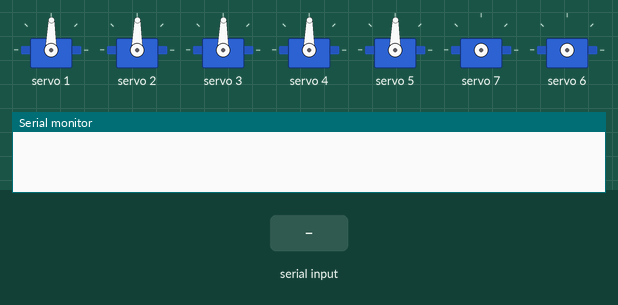
Bench run of a sketch on a simulated Arduino Uno, built with avr-gcc and run on an emulated ATmega328P. Parts: 7 × servo, the last lines printed to the serial monitor. The inputs (shaded band) are chosen by the test bench.

Above: at 1.7 s.
1.8 s: "?" received over Serial
At 3.0 s:
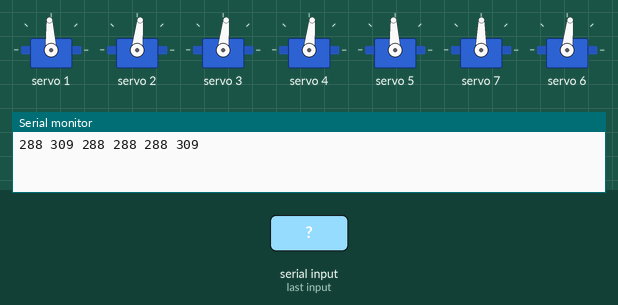
3.3 s: "?" received over Serial
At 4.2 s:
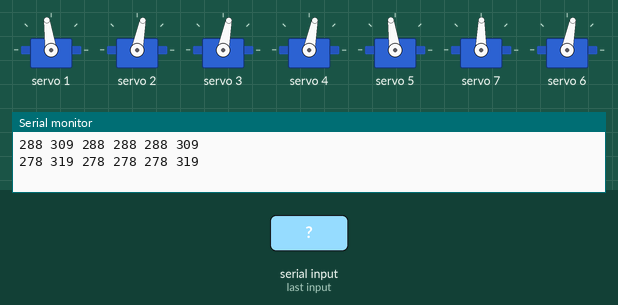
Timing chart, 0 to 6.3 s (numbered marks = the images above; inputs shaded):
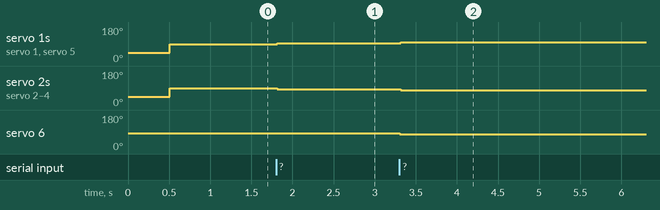

Measured:
- after the input at 1.8 s, servo 1, servo 5: 89° → 93° at once; servo 2–4: 89° → 84° at once
- after the input at 3.3 s, servo 1, servo 5: 93° → 98° at once; servo 2–4, servo 6: 84° → 79° at once

The sketch:

slowMotorsAlmostFin.ino
```cpp
// set this to the hardware serial port you wish to use
//1.0001.5001.9001.0001.0001.000?
//pwm values.(1200-1700) low:245.76 middle: 307.2 high: 348.16
//#define HWSERIAL Serial1
#include <Wire.h>
#include <Adafruit_PWMServoDriver.h>

float forward_back[6] = {-1, -1, 0, 1, 1, 0};
Adafruit_PWMServoDriver pwm = Adafruit_PWMServoDriver();
String str1 = "";
float motors[6]       = {0, 0, 0, 0, 0, 0};
float motorsSlow[6]   = {0, 0, 0, 0, 0, 0};
float strafe[6]       = {1, -1, 0, -1, 1, 0};
float turn[6]         = {1, -1, 0, 1, -1, 0};
float rollL[6]         = {0, 0, -1, 0, 0, -1};
float rollR[6]         = {0, 0, 1, 0, 0, 1};
float up_down[6]      = {0, 0, 1, 0, 0, -1};


//------------PCA VALUE CALCULATIONS----------------
//PCA VALUE = (micro-seconds you are trying to send)/(20,000 micro-seconds)*(4096)

float pwmHigh = 2000.0/20000*4096.0;
float pwmMid = (1500.0/20000*4096.0)-8.0;
float pwmLow = 1000.0/20000*4096.0;
float pwmRange = (pwmHigh - pwmLow)/2;
bool hasBeenArmed = true;
bool arming = false;
float armingCounter = 0;

//-------------------------------------------------

/////////
//for servos: a 1 degree increase is equal to a 5 micro-second pulse increase
/////////

void setup() {
  Serial.begin(9600);
//  HWSERIAL.begin(9600);
  pwm.begin();
  pwm.setPWMFreq(50);  // This is the maximum PWM frequency
  Wire.setClock(200000);

  //arm esc's
  //delay(5000);
  armESCs(pwmLow);
  delay(500);
  armESCs(pwmMid);

}

void armESCs(int x){
    for (int i = 1; i < 6; i++){pwm.setPWM(i,0, x);};
}

void loop() {


  //pwm.setPWM(8,0,2000);   //Servo marked #3 Spin left Right
  //pwm.setPWM(9,0,pwmHigh);   //Servo marked #4 Open/Close arm movements
  //pwm.setPWM(10,0,pwmHigh);  //Servo marked #1. Posterior Left Side Parallel Servo
  //pwm.setPWM(11,0,pwmHigh);  //Servo marked #2. Posterior Right Side Parallel Servo (Unverified)


  int incomingByte;
  if (Serial.available() > 0) {
    incomingByte = Serial.read(); ////STEP #1: READ INCOMING MESSAGE, BYTE BY BYTE
    if (incomingByte == '?'){ //IF END OF MESSAGE
      float motors[6] = {0, 0, 0, 0, 0, 0}; //SET MOTOR VALUES TO INTIAL CONDITION OF 0


      String movement;
      //strafe first

      Serial.println(str1); //FEEDBACK TO THE JETSON TO SEE THE VALUES
      for (int i = 0; i < 6; i++){ //GO THROUGH ALL THE MOTOR WITH THE NEW VALUES GOT FROM THE CONTROLLER
        //programescs
        //motors[i] = motors[i] + (str1.substring(0,4).toFloat()-1);
        //strafe


        //calculating motor power from controller values
        //string format: 1.0001.0001.0001.0001.0001?

        /*----------------PARSING THE MESSAGE AND ADDING THE VECTORS-----------*/

        motors[i] = motors[i] + strafe[i] * (str1.substring(0,4).toFloat()-1); //ADDING THE POWER OF THE MOTOR TO THE MOTOR VALUE
        //turn
        motors[i] = motors[i] + turn[i] * (str1.substring(5,9).toFloat()-1);
        //forward_back
        motors[i] = motors[i] + forward_back[i] * (str1.substring(10,14).toFloat()-1);
        //roll left
        motors[i] = motors[i] + rollL[i] * (str1.substring(15,19).toFloat()-1);
        //roll right
        motors[i] = motors[i] + rollR[i] * (str1.substring(20,24).toFloat()-1);
        //up down
        motors[i] = motors[i] + up_down[i] * (str1.substring(25,29).toFloat()-1);
        if (motors[i] < -1){motors[i]=-1;};
        if (motors[i] > 1){motors[i]=1;};

        /*---------------------------------------------------------------------*/


        //Test script
        //arrow keys for big claw
        if (str1.charAt(30) == '1'){//FORMAT FOR READING A SINGLE BUTTON PRESS
           pwm.setPWM(7,0,pwmHigh);
          //pwm.setPWM(10,0,1300);
        }
        else if(str1.charAt(31) == '1'){
         pwm.setPWM(7,0,pwmLow);
        }
        else{
          pwm.setPWM(7,0,pwmMid);
        }
        //Test script
        //pwm.setPWM(11,0,int(1700));
        //pwm.setPWM(10,0,int(1300));
        /*

          Start of Manipulator All values are
          theoretical until verified with server

          *confirm DPad charval on all cases
        else if(str1.charAt(30)== '1')
        {
          //Dpad Up--Confirm Bilat Movement
          pwm.setPWM(11,0,1700);//               MATH INSTEAD OF HARD SETTING VALUES: 1700/20000*4096
          pwm.setPWM(10,0,1300);
        } else if(str1.charAt(31)== '1')
        {
          //Dpad Down--Confirm Bilat Movement
          pwm.setPWM(11,0,1300);
          pwm.setPWM(10,0,1700);
        }else if(str1.charAt(32)== '1')
        {
          //Dpad Left Spin CW--Confirm intuitivness
          pwm.setPWM(8,0,1700);
        } else if(str1.charAt(33)== '1')
        {
         //Dpad Right Spin CCW--Confirm intuitivness
          pwm.setPWM(8,0,1300);
        } else if(str1.charAt(36)== '1')
        {
          *Add L Bumber to Socket_io_Server.js
          //L Bumber Close Claw--Confirm intuitivness
          pwm.setPWM(9,0,1300);
        } else if(str1.charAt(37)== '1')
        {
          //R Bumper Open Claw--Confirm intuitivness
          pwm.setPWM(9,0,1700);
        } else {
          //If no press do nothing
          //Distal Servo (Spin 360)
           pwm.setPWM(8,0,int(pwmMid));
           //Anterior Servo (Open/Close Claw)
           pwm.setPWM(7,0,int(pwmMid));
           //Posterior Bilat Servos (Arm Up/Down)
           pwm.setPWM(10,0,int(pwmMid));
           pwm.setPWM(11,0,int(pwmMid));
           //Keel ESC Open close Brushless
           pwm.setPWM(9,0,int(pwmMid));
        } */


        //if in arming mode---------------------------
        //INCRIMENTING TO VALUE FUNCTION:

        if ((motors[i] - motorsSlow[i]) > 0.1){//POSITIVE CHANGE
          motorsSlow[i] += 0.1;
        }
        else if((motors[i] - motorsSlow[i]) < -0.1){//NEGATIVE CHANGE
          motorsSlow[i] -= 0.1;
        }
        else{//IF THE SAME, DONT DO ANYTHING
          motorsSlow[i] = motors[i];
        }

        //-------------------------------------------

        if (hasBeenArmed) {
          if (i == 0){
            pwm.setPWM(6,0,int(motorsSlow[i]*pwmRange+pwmMid));//EDGE-CASE CATCH. MOTOR 0 SOLDERED TO CHANNEL 6. SPECIFICALLY FOR MOTOR 0.
          }
          else{
             pwm.setPWM(i,0,int(motorsSlow[i]*pwmRange+pwmMid));//FOR ALL THE REST Of THE MOTORS FOR SETTING ALL THE MOTOR VALUES
          }
        }
        Serial.print(int(motorsSlow[i]*pwmRange+pwmMid));  //print ranges to console
        Serial.print(" ");
      }
      Serial.println("");
      str1 = "";


    }
    else{ //ELSE WE HAVENT READ ALL THE BITS SO KEEP STORING THE BYTES AND MOVING TO THE END OF MESSAGE
       str1 += char(incomingByte);
    }
  }
}
```
